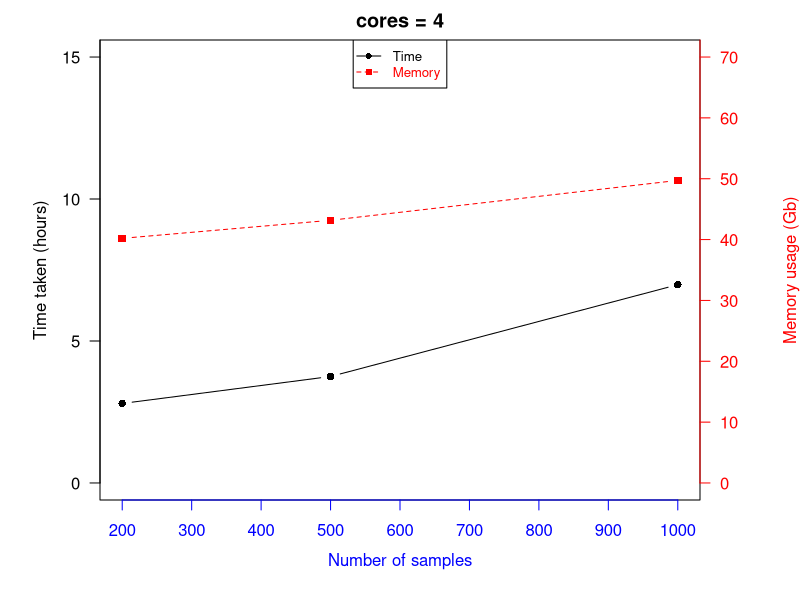
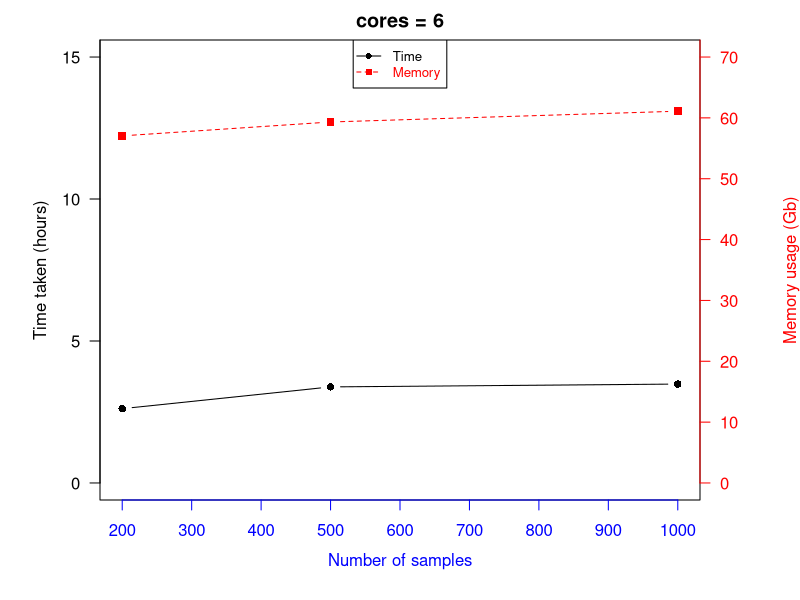

Recreate these plots in R, in order.
## ---- chunk 1
# Runtime obtained from info_full_200_4cores.txt, info_full_500_4cores.txt and info_full_1000_4cores.txt.
# Memory usage obtained from out_200_4cores.log, out_500_4cores.log and out_1000_4cores.log.
time = c(2.8, 3.75, 6.983)
mem = c(40.203, 43.169, 49.726)
step = c(200, 500, 1000)

par(mar = c(5, 5, 2, 5))

# Plot runtime axis
plot(step, time, pch = 16, axes = FALSE, ylim = c(0, 15), xlab = "", ylab = "", type = "b", col = "black", main = "cores = 4")
axis(2, pretty(range(seq(0:15)), 3), col = "black", las = 1)
mtext("Time taken (hours)", side = 2, line = 2.5)
box()

par(new = TRUE)

# Plot memory usage axis
plot(step, mem, pch = 15, xlab = "", ylab = "", ylim = c(0, 70), axes = FALSE, type = "b", col = "red", lty = 2)
mtext("Memory usage (Gb)", side = 4, col = "red", line = 4) 
axis(4, pretty(range(seq(0:70)), 7), col = "red", col.axis = "red", las = 1)

# Plot sample size axis
mtext("Number of samples", side = 1, col = "blue", line = 2.5)  
axis(1, pretty(range(step), 10), col = "blue", col.axis = "blue")

# Add Legend
legend("top", legend = c("Time", "Memory"), text.col = c("black", "red"), lty = c(1, 2), pch = c(16, 15), col = c("black", "red"), cex = 0.8)
## ---- chunk 2
# Runtime obtained from info_full_200_6cores.txt, info_full_500_6cores.txt and info_full_1000_6cores.txt.
# Memory usage obtained from out_200_6cores.log, out_500_6cores.log and out_1000_6cores.log.
time = c(2.617, 3.383, 3.483)
mem = c(57.046, 59.326, 61.097)
step = c(200, 500, 1000)

par(mar = c(5, 5, 2, 5))

# Plot runtime axis
plot(step, time, pch = 16, axes = FALSE, ylim = c(0, 15), xlab = "", ylab = "", type = "b", col = "black", main = "cores = 6")
axis(2, pretty(range(seq(0:15)), 3), col = "black", las = 1)
mtext("Time taken (hours)", side = 2, line = 2.5)
box()

par(new = TRUE)

# Plot memory usage axis
plot(step, mem, pch = 15, xlab = "", ylab = "", ylim = c(0, 70), axes = FALSE, type = "b", col = "red", lty = 2)
mtext("Memory usage (Gb)", side = 4, col = "red", line = 4) 
axis(4, pretty(range(seq(0:70)), 7), col = "red", col.axis = "red", las = 1)

# Plot sample size axis
mtext("Number of samples", side = 1, col = "blue", line = 2.5)  
axis(1, pretty(range(step), 10), col = "blue", col.axis = "blue")

# Add Legend
legend("top", legend = c("Time", "Memory"), text.col = c("black", "red"), lty = c(1, 2), pch = c(16, 15), col = c("black", "red"), cex = 0.8)
